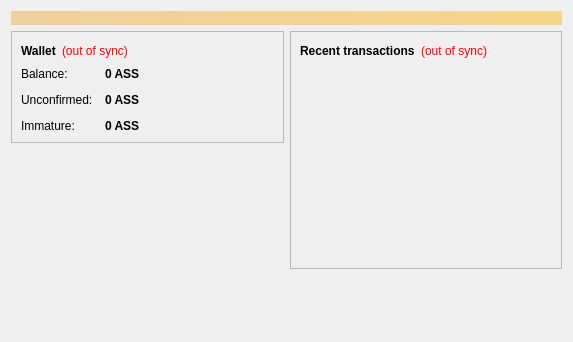
<?xml version="1.0" encoding="UTF-8"?>
<ui version="4.0">
 <class>OverviewPage</class>
 <widget class="QWidget" name="OverviewPage">
  <property name="geometry">
   <rect>
    <x>0</x>
    <y>0</y>
    <width>573</width>
    <height>342</height>
   </rect>
  </property>
  <property name="windowTitle">
   <string>Form</string>
  </property>
  <layout class="QVBoxLayout" name="topLayout">
   <item>
    <widget class="QLabel" name="labelAlerts">
     <property name="visible">
      <bool>false</bool>
     </property>
     <property name="styleSheet">
      <string notr="true">background-color: qlineargradient(x1: 0, y1: 0, x2: 1, y2: 0, stop:0 #F0D0A0, stop:1 #F8D488); color:#000000;</string>
     </property>
     <property name="wordWrap">
      <bool>true</bool>
     </property>
     <property name="margin">
      <number>3</number>
     </property>
    </widget>
   </item>
   <item>
    <layout class="QHBoxLayout" name="horizontalLayout" stretch="1,1">
     <item>
      <layout class="QVBoxLayout" name="verticalLayout_2">
       <item>
        <widget class="QFrame" name="frame">
         <property name="frameShape">
          <enum>QFrame::StyledPanel</enum>
         </property>
         <property name="frameShadow">
          <enum>QFrame::Raised</enum>
         </property>
         <layout class="QVBoxLayout" name="verticalLayout_4">
          <item>
           <layout class="QHBoxLayout" name="horizontalLayout_4">
            <item>
             <widget class="QLabel" name="label_5">
              <property name="font">
               <font>
                <weight>75</weight>
                <bold>true</bold>
               </font>
              </property>
              <property name="text">
               <string>Wallet</string>
              </property>
             </widget>
            </item>
            <item>
             <widget class="QLabel" name="labelWalletStatus">
              <property name="toolTip">
               <string>The displayed information may be out of date. Your wallet automatically synchronizes with the Asscoin network after a connection is established, but this process has not completed yet.</string>
              </property>
              <property name="styleSheet">
               <string notr="true">QLabel { color: red; }</string>
              </property>
              <property name="text">
               <string notr="true">(out of sync)</string>
              </property>
              <property name="alignment">
               <set>Qt::AlignLeading|Qt::AlignLeft|Qt::AlignVCenter</set>
              </property>
             </widget>
            </item>
            <item>
             <spacer name="horizontalSpacer_2">
              <property name="orientation">
               <enum>Qt::Horizontal</enum>
              </property>
              <property name="sizeHint" stdset="0">
               <size>
                <width>40</width>
                <height>20</height>
               </size>
              </property>
             </spacer>
            </item>
           </layout>
          </item>
          <item>
           <layout class="QFormLayout" name="formLayout_2">
            <property name="fieldGrowthPolicy">
             <enum>QFormLayout::AllNonFixedFieldsGrow</enum>
            </property>
            <property name="horizontalSpacing">
             <number>12</number>
            </property>
            <property name="verticalSpacing">
             <number>12</number>
            </property>
            <item row="0" column="0">
             <widget class="QLabel" name="label">
              <property name="text">
               <string>Balance:</string>
              </property>
             </widget>
            </item>
            <item row="0" column="1">
             <widget class="QLabel" name="labelBalance">
              <property name="font">
               <font>
                <weight>75</weight>
                <bold>true</bold>
               </font>
              </property>
              <property name="cursor">
               <cursorShape>IBeamCursor</cursorShape>
              </property>
              <property name="toolTip">
               <string>Your current balance</string>
              </property>
              <property name="text">
               <string notr="true">0 ASS</string>
              </property>
              <property name="textInteractionFlags">
               <set>Qt::LinksAccessibleByMouse|Qt::TextSelectableByKeyboard|Qt::TextSelectableByMouse</set>
              </property>
             </widget>
            </item>
            <item row="1" column="0">
             <widget class="QLabel" name="label_3">
              <property name="text">
               <string>Unconfirmed:</string>
              </property>
             </widget>
            </item>
            <item row="1" column="1">
             <widget class="QLabel" name="labelUnconfirmed">
              <property name="font">
               <font>
                <weight>75</weight>
                <bold>true</bold>
               </font>
              </property>
              <property name="cursor">
               <cursorShape>IBeamCursor</cursorShape>
              </property>
              <property name="toolTip">
               <string>Total of transactions that have yet to be confirmed, and do not yet count toward the current balance</string>
              </property>
              <property name="text">
               <string notr="true">0 ASS</string>
              </property>
              <property name="textInteractionFlags">
               <set>Qt::LinksAccessibleByMouse|Qt::TextSelectableByKeyboard|Qt::TextSelectableByMouse</set>
              </property>
             </widget>
            </item>
            <item row="2" column="0">
             <widget class="QLabel" name="labelImmatureText">
              <property name="text">
               <string>Immature:</string>
              </property>
             </widget>
            </item>
            <item row="2" column="1">
             <widget class="QLabel" name="labelImmature">
              <property name="font">
               <font>
                <weight>75</weight>
                <bold>true</bold>
               </font>
              </property>
              <property name="toolTip">
               <string>Mined balance that has not yet matured</string>
              </property>
              <property name="text">
               <string notr="true">0 ASS</string>
              </property>
              <property name="textInteractionFlags">
               <set>Qt::LinksAccessibleByMouse|Qt::TextSelectableByKeyboard|Qt::TextSelectableByMouse</set>
              </property>
             </widget>
            </item>
           </layout>
          </item>
         </layout>
        </widget>
       </item>
       <item>
        <spacer name="verticalSpacer">
         <property name="orientation">
          <enum>Qt::Vertical</enum>
         </property>
         <property name="sizeHint" stdset="0">
          <size>
           <width>20</width>
           <height>40</height>
          </size>
         </property>
        </spacer>
       </item>
      </layout>
     </item>
     <item>
      <layout class="QVBoxLayout" name="verticalLayout_3">
       <item>
        <widget class="QFrame" name="frame_2">
         <property name="frameShape">
          <enum>QFrame::StyledPanel</enum>
         </property>
         <property name="frameShadow">
          <enum>QFrame::Raised</enum>
         </property>
         <layout class="QVBoxLayout" name="verticalLayout">
          <item>
           <layout class="QHBoxLayout" name="horizontalLayout_2">
            <item>
             <widget class="QLabel" name="label_4">
              <property name="text">
               <string>&lt;b&gt;Recent transactions&lt;/b&gt;</string>
              </property>
             </widget>
            </item>
            <item>
             <widget class="QLabel" name="labelTransactionsStatus">
              <property name="toolTip">
               <string>The displayed information may be out of date. Your wallet automatically synchronizes with the Asscoin network after a connection is established, but this process has not completed yet.</string>
              </property>
              <property name="styleSheet">
               <string notr="true">QLabel { color: red; }</string>
              </property>
              <property name="text">
               <string notr="true">(out of sync)</string>
              </property>
              <property name="alignment">
               <set>Qt::AlignRight|Qt::AlignTrailing|Qt::AlignVCenter</set>
              </property>
             </widget>
            </item>
            <item>
             <spacer name="horizontalSpacer">
              <property name="orientation">
               <enum>Qt::Horizontal</enum>
              </property>
              <property name="sizeHint" stdset="0">
               <size>
                <width>40</width>
                <height>20</height>
               </size>
              </property>
             </spacer>
            </item>
           </layout>
          </item>
          <item>
           <widget class="QListView" name="listTransactions">
            <property name="styleSheet">
             <string notr="true">QListView { background: transparent; }</string>
            </property>
            <property name="frameShape">
             <enum>QFrame::NoFrame</enum>
            </property>
            <property name="verticalScrollBarPolicy">
             <enum>Qt::ScrollBarAlwaysOff</enum>
            </property>
            <property name="horizontalScrollBarPolicy">
             <enum>Qt::ScrollBarAlwaysOff</enum>
            </property>
            <property name="selectionMode">
             <enum>QAbstractItemView::NoSelection</enum>
            </property>
           </widget>
          </item>
         </layout>
        </widget>
       </item>
       <item>
        <spacer name="verticalSpacer_2">
         <property name="orientation">
          <enum>Qt::Vertical</enum>
         </property>
         <property name="sizeHint" stdset="0">
          <size>
           <width>20</width>
           <height>40</height>
          </size>
         </property>
        </spacer>
       </item>
      </layout>
     </item>
    </layout>
   </item>
  </layout>
 </widget>
 <resources/>
 <connections/>
</ui>
